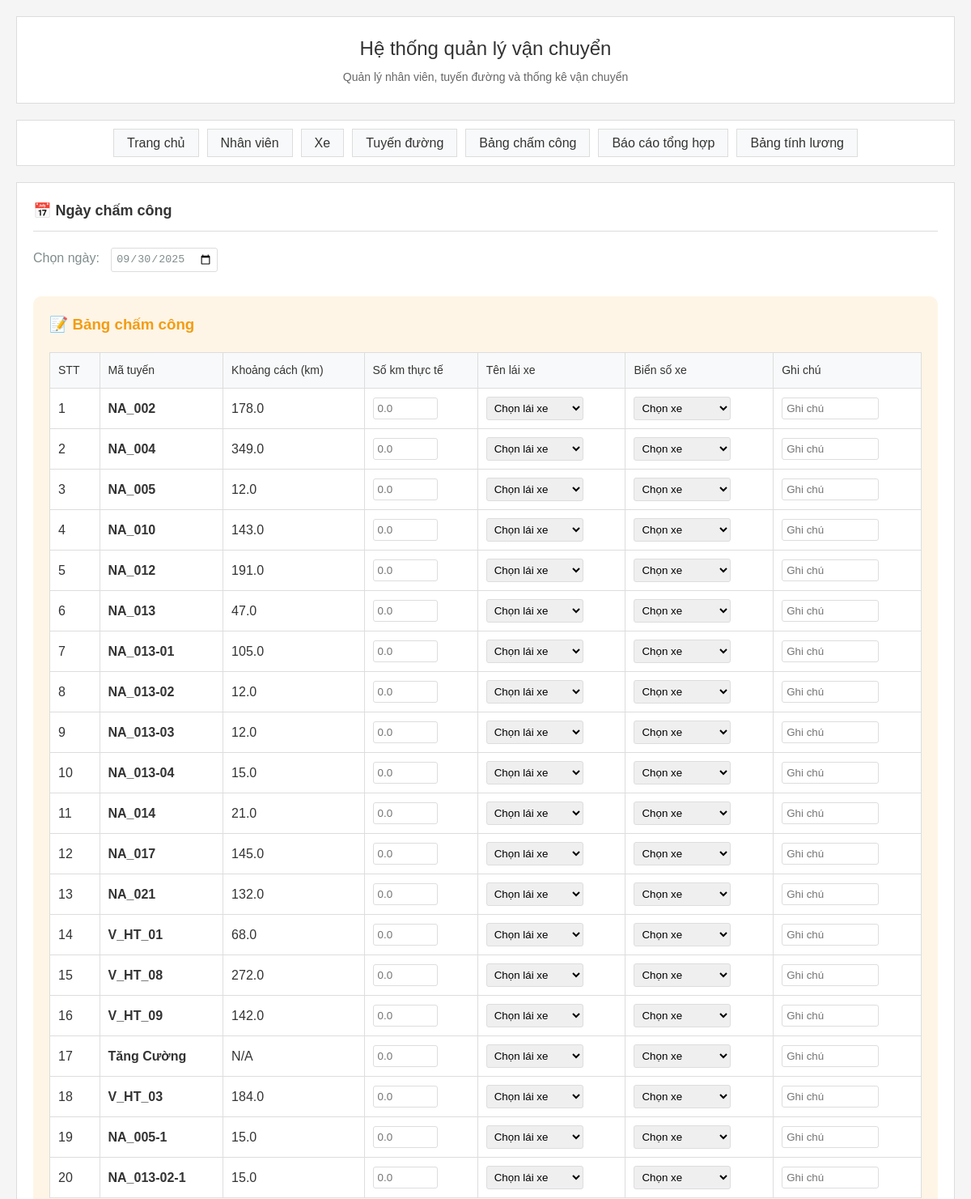
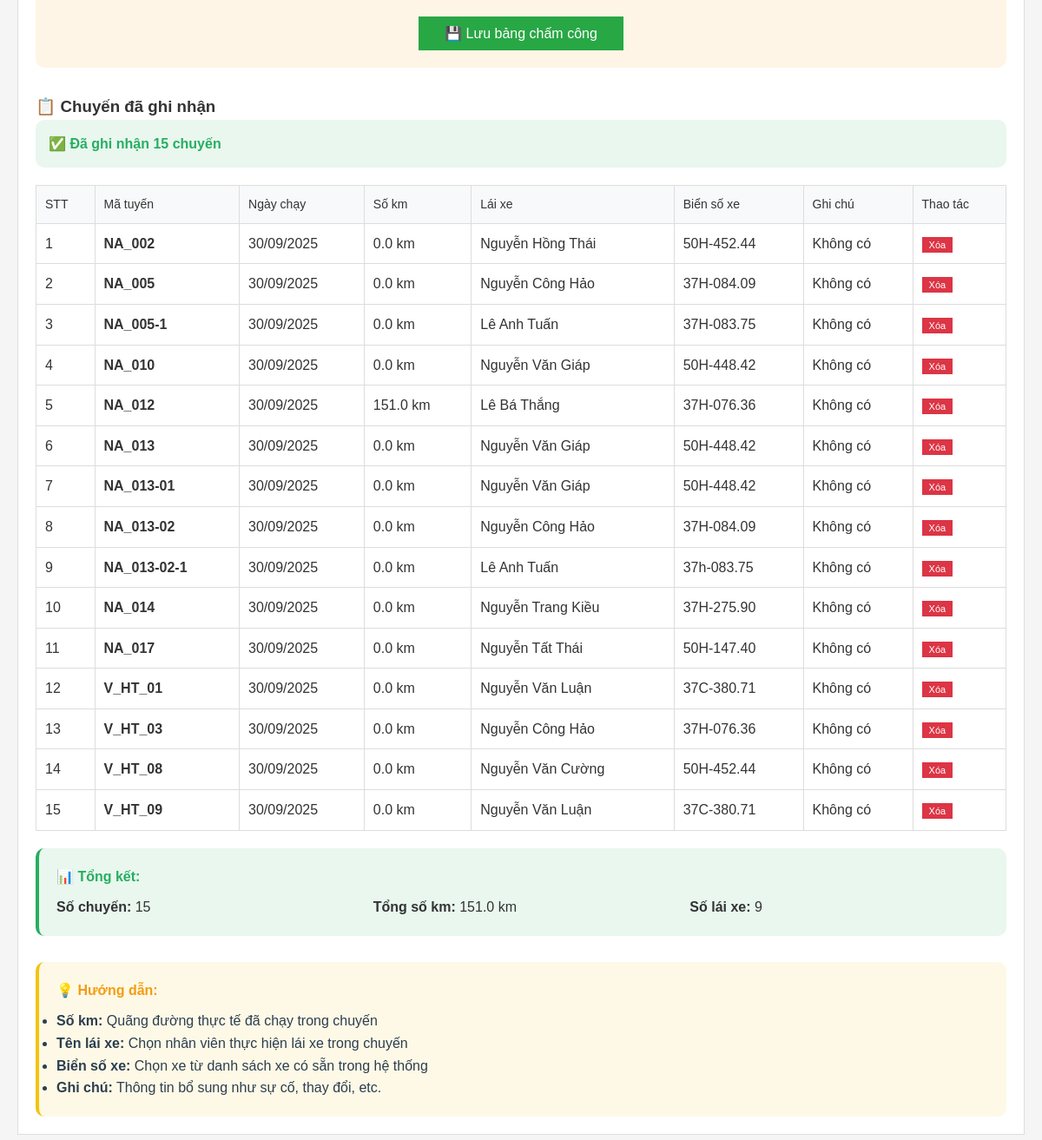
The app's page /daily with its own data (2 pictures, top to bottom).
### main.py (models this page shows)
class Route(Base):
    __tablename__ = "routes"
    id = Column(Integer, primary_key=True, index=True)
    route_code = Column(String, nullable=False)  # NA_002, NA_004, etc.
    route_name = Column(String, nullable=False)
    distance = Column(Float)  # KM/Chuyến
    unit_price = Column(Float)  # Đơn giá
    monthly_salary = Column(Float)  # Lương tuyến/tháng
    vehicle_id = Column(Integer, ForeignKey("vehicles.id"), nullable=True)
    is_active = Column(Integer, default=1)
    status = Column(Integer, default=1)  # 1: Active, 0: Inactive
    created_at = Column(DateTime, default=datetime.utcnow)
    vehicle = relationship("Vehicle", back_populates="routes")
    daily_routes = relationship("DailyRoute", back_populates="route")

class DailyRoute(Base):
    __tablename__ = "daily_routes"
    id = Column(Integer, primary_key=True, index=True)
    route_id = Column(Integer, ForeignKey("routes.id"))
    date = Column(Date, nullable=False)
    distance_km = Column(Float, default=0)  # Số km
    cargo_weight = Column(Float, default=0)  # Tải trọng
    driver_name = Column(String)  # Tên lái xe
    license_plate = Column(String)  # Biển số xe
    employee_name = Column(String)  # Tên nhân viên
    notes = Column(String)
    created_at = Column(DateTime, default=datetime.utcnow)
    route = relationship("Route", back_populates="daily_routes")

### main.py (the view)
@app.get("/daily", response_class=HTMLResponse)
async def daily_page(request: Request, db: Session = Depends(get_db), selected_date: Optional[str] = None):
    routes = db.query(Route).filter(Route.is_active == 1, Route.status == 1).all()
    employees = db.query(Employee).filter(Employee.status == 1).all()
    vehicles = db.query(Vehicle).filter(Vehicle.status == 1).all()
    today = date.today()
    print(f"DEBUG: selected_date parameter = {selected_date}")
    if selected_date:
        try:
            filter_date = datetime.strptime(selected_date, "%Y-%m-%d").date()
            print(f"DEBUG: Parsed filter_date = {filter_date}")
        except ValueError:
            print(f"DEBUG: Invalid date format, using today")
            filter_date = today
    else:
        print(f"DEBUG: No selected_date, using today")
        filter_date = today
    daily_routes = db.query(DailyRoute).filter(DailyRoute.date == filter_date).order_by(DailyRoute.created_at.desc()).all()
    print(f"DEBUG: Routes count: {len(routes)}")
    print(f"DEBUG: Employees count: {len(employees)}")
    print(f"DEBUG: Vehicles count: {len(vehicles)}")
    print(f"DEBUG: Filter date: {filter_date}")
    print(f"DEBUG: Daily routes count: {len(daily_routes)}")
    if vehicles:
        for v in vehicles:
            print(f"DEBUG: Vehicle: {v.license_plate} (ID: {v.id}, Status: {v.status})")
    else:
        print("DEBUG: No vehicles found!")
        all_vehicles = db.query(Vehicle).all()
        print(f"DEBUG: Total vehicles in DB: {len(all_vehicles)}")
        for v in all_vehicles:
            print(f"DEBUG: All Vehicle: {v.license_plate} (ID: {v.id}, Status: {v.status})")
    return templates.TemplateResponse("daily.html", {
        "request": request,
        "routes": routes,
        "employees": employees,
        "vehicles": vehicles,
        "daily_routes": daily_routes,
        "today": today,
        "selected_date": filter_date.strftime('%Y-%m-%d'),
        "filter_date": filter_date
    })

### templates/daily.html (shortened to what this page needs)
{% extends "base.html" %}
{% block content %}
<h2>📅 Ngày chấm công</h2>
<div style="margin-bottom: 30px;">
    <label for="selected_date" style="color: #7f8c8d; margin-right: 10px;">Chọn ngày:</label>
    <input type="date" id="selected_date" name="selected_date" value="{{ selected_date or today.strftime('%Y-%m-%d') }}"
           style="padding: 5px; border: 1px solid #ddd; border-radius: 3px; color: #7f8c8d;"
           onchange="filterByDate()">
</div>
<div style="background: rgba(243, 156, 18, 0.1); padding: 20px; border-radius: 10px; margin-bottom: 30px;">
    <h3 style="color: #f39c12; margin-bottom: 15px;">📝 Bảng chấm công</h3>
    <form method="post" action="/daily/add" id="dailyForm">
        <table class="table" style="background: white; margin-bottom: 20px;">
            <thead>
                <tr>
                    <th>STT</th>
                    <th>Mã tuyến</th>
                    <th>Khoảng cách (km)</th>
                    <th>Số km thực tế</th>
                    <th>Tên lái xe</th>
                    <th>Biển số xe</th>
                    <th>Ghi chú</th>
                </tr>
            </thead>
            <tbody>
                {% for route in routes %}
                <tr>
                    <td>{{ loop.index }}</td>
                    <td><strong>{{ route.route_code }}</strong></td>
                    <td>{{ route.distance or 'N/A' }}</td>
                    <td>
                        <input type="number"
                               name="distance_km_{{ route.id }}"
                               step="0.1"
                               placeholder="0.0"
                               style="width: 80px; padding: 5px; border: 1px solid #ddd; border-radius: 3px;">
                    </td>
                    <td>
                        <select name="driver_name_{{ route.id }}" style="width: 120px; padding: 5px; border: 1px solid #ddd; border-radius: 3px;">
                            <option value="">Chọn lái xe</option>
                        </select>
                    </td>
                    <td>
                        <select name="license_plate_{{ route.id }}" style="width: 120px; padding: 5px; border: 1px solid #ddd; border-radius: 3px;">
                            <option value="">Chọn xe</option>
                        </select>
                    </td>
                    <td>
                        <input type="text"
                               name="notes_{{ route.id }}"
                               placeholder="Ghi chú"
                               style="width: 120px; padding: 5px; border: 1px solid #ddd; border-radius: 3px;">
                    </td>
                </tr>
                {% endfor %}
            </tbody>
        </table>
        <div style="text-align: center;">
            <button type="submit" class="btn btn-success" style="padding: 10px 30px; font-size: 16px;">
                💾 Lưu bảng chấm công
            </button>
        </div>
    </form>
</div>
<h3>📋 Chuyến đã ghi nhận</h3>
{% if daily_routes %}
<div style="background: rgba(39, 174, 96, 0.1); padding: 15px; border-radius: 10px; margin-bottom: 15px;">
    <p style="margin: 0; color: #27ae60; font-weight: bold;">
        ✅ Đã ghi nhận {{ daily_routes|length }} chuyến
    </p>
</div>
<table class="table">
    <thead>
        <tr>
            <th>STT</th>
            <th>Mã tuyến</th>
            <th>Ngày chạy</th>
            <th>Số km</th>
            <th>Lái xe</th>
            <th>Biển số xe</th>
            <th>Ghi chú</th>
            <th>Thao tác</th>
        </tr>
    </thead>
    <tbody>
        {% for daily_route in daily_routes %}
        <tr>
            <td>{{ loop.index }}</td>
            <td><strong>{{ daily_route.route.route_code }}</strong></td>
            <td>{{ daily_route.date.strftime('%d/%m/%Y') }}</td>
            <td>{{ daily_route.distance_km }} km</td>
            <td>{{ daily_route.driver_name }}</td>
            <td>{{ daily_route.license_plate }}</td>
            <td>{{ daily_route.notes or 'Không có' }}</td>
            <td>
                <button onclick="deleteRoute({{ daily_route.id }})" class="btn btn-sm btn-danger" style="padding: 3px 8px; font-size: 11px;">
                    Xóa
                </button>
            </td>
        </tr>
        {% endfor %}
    </tbody>
</table>
<div style="margin-top: 20px; padding: 20px; background: rgba(39, 174, 96, 0.1); border-radius: 10px; border-left: 4px solid #27ae60;">
    <h4 style="color: #27ae60; margin-bottom: 10px;">📊 Tổng kết:</h4>
    <div style="display: grid; grid-template-columns: repeat(auto-fit, minmax(200px, 1fr)); gap: 20px;">
        <div>
            <strong>Số chuyến:</strong> {{ daily_routes|length }}
        </div>
        <div>
            <strong>Tổng số km:</strong> {{ "{:,.1f}".format(daily_routes|sum(attribute='distance_km')) }} km
        </div>
        <div>
            <strong>Số lái xe:</strong> {{ daily_routes|map(attribute='driver_name')|unique|list|length }}
        </div>
    </div>
</div>
{% else %}
<div style="text-align: center; padding: 40px; color: #7f8c8d;">
    <h3>📅 Chưa có chuyến nào</h3>
    <p>Hãy ghi nhận chuyến đầu tiên bằng form bên trên</p>
</div>
{% endif %}
<div style="margin-top: 30px; padding: 20px; background: rgba(241, 196, 15, 0.1); border-radius: 10px; border-left: 4px solid #f1c40f;">
    <h4 style="color: #f39c12; margin-bottom: 10px;">💡 Hướng dẫn:</h4>
    <ul style="color: #2c3e50; line-height: 1.6;">
        <li><strong>Số km:</strong> Quãng đường thực tế đã chạy trong chuyến</li>
        <li><strong>Tên lái xe:</strong> Chọn nhân viên thực hiện lái xe trong chuyến</li>
        <li><strong>Biển số xe:</strong> Chọn xe từ danh sách xe có sẵn trong hệ thống</li>
        <li><strong>Ghi chú:</strong> Thông tin bổ sung như sự cố, thay đổi, etc.</li>
    </ul>
</div>
{% endblock %}

### static/style.css (style rules this page uses)
* { margin: 0; padding: 0; box-sizing: border-box; }
body { font-family: Arial, sans-serif; background-color: #f5f5f5; color: #333; line-height: 1.6; }
.content h2 { color: #333; margin-bottom: 20px; font-size: 18px; border-bottom: 1px solid #ddd; padding-bottom: 10px; }
.btn { background: #007bff; color: white; padding: 8px 16px; border: none; font-size: 14px; cursor: pointer; transition: background-color 0.2s; }
.btn-success { background: #28a745; }
.btn-danger { background: #dc3545; }
.table { width: 100%; border-collapse: collapse; margin-top: 20px; background: white; border: 1px solid #ddd; }
.table th, .table td { padding: 10px; text-align: left; border-bottom: 1px solid #ddd; border-right: 1px solid #ddd; }
.table th { background: #f8f9fa; color: #333; font-weight: normal; font-size: 14px; }

### records on screen
Route: route_code "NA_002", distance "178.0"
Route: route_code "NA_004", distance "349.0"
Route: route_code "NA_005", distance "12.0"
Route: route_code "NA_010", distance "143.0"
Route: route_code "NA_012", distance "191.0"
Route: route_code "NA_013", distance "47.0"
Route: route_code "NA_013-01", distance "105.0"
Route: route_code "NA_013-02", distance "12.0"
Route: route_code "NA_013-03", distance "12.0"
Route: route_code "NA_013-04", distance "15.0"
Route: route_code "NA_014", distance "21.0"
Route: route_code "NA_017", distance "145.0"
Route: route_code "NA_021", distance "132.0"
Route: route_code "V_HT_01", distance "68.0"
Route: route_code "V_HT_08", distance "272.0"
Route: route_code "V_HT_09", distance "142.0"
Route: route_code "Tăng Cường", distance "N/A"
Route: route_code "V_HT_03", distance "184.0"
Route: route_code "NA_005-1", distance "15.0"
Route: route_code "NA_013-02-1", distance "15.0"
DailyRoute: route.route_code "NA_002", date "30/09/2025", distance_km "0.0", driver_name "Nguyễn Hồng Thái", license_plate "50H-452.44", notes "Không có"
DailyRoute: route.route_code "NA_005", date "30/09/2025", distance_km "0.0", driver_name "Nguyễn Công Hảo", license_plate "37H-084.09", notes "Không có"
DailyRoute: route.route_code "NA_005-1", date "30/09/2025", distance_km "0.0", driver_name "Lê Anh Tuấn", license_plate "37H-083.75", notes "Không có"
DailyRoute: route.route_code "NA_010", date "30/09/2025", distance_km "0.0", driver_name "Nguyễn Văn Giáp", license_plate "50H-448.42", notes "Không có"
DailyRoute: route.route_code "NA_012", date "30/09/2025", distance_km "151.0", driver_name "Lê Bá Thắng", license_plate "37H-076.36", notes "Không có"
DailyRoute: route.route_code "NA_013", date "30/09/2025", distance_km "0.0", driver_name "Nguyễn Văn Giáp", license_plate "50H-448.42", notes "Không có"
DailyRoute: route.route_code "NA_013-01", date "30/09/2025", distance_km "0.0", driver_name "Nguyễn Văn Giáp", license_plate "50H-448.42", notes "Không có"
DailyRoute: route.route_code "NA_013-02", date "30/09/2025", distance_km "0.0", driver_name "Nguyễn Công Hảo", license_plate "37H-084.09", notes "Không có"
DailyRoute: route.route_code "NA_013-02-1", date "30/09/2025", distance_km "0.0", driver_name "Lê Anh Tuấn", license_plate "37h-083.75", notes "Không có"
DailyRoute: route.route_code "NA_014", date "30/09/2025", distance_km "0.0", driver_name "Nguyễn Trang Kiều", license_plate "37H-275.90", notes "Không có"
DailyRoute: route.route_code "NA_017", date "30/09/2025", distance_km "0.0", driver_name "Nguyễn Tất Thái", license_plate "50H-147.40", notes "Không có"
DailyRoute: route.route_code "V_HT_01", date "30/09/2025", distance_km "0.0", driver_name "Nguyễn Văn Luận", license_plate "37C-380.71", notes "Không có"
DailyRoute: route.route_code "V_HT_03", date "30/09/2025", distance_km "0.0", driver_name "Nguyễn Công Hảo", license_plate "37H-076.36", notes "Không có"
DailyRoute: route.route_code "V_HT_08", date "30/09/2025", distance_km "0.0", driver_name "Nguyễn Văn Cường", license_plate "50H-452.44", notes "Không có"
DailyRoute: route.route_code "V_HT_09", date "30/09/2025", distance_km "0.0", driver_name "Nguyễn Văn Luận", license_plate "37C-380.71", notes "Không có"

### other values on screen
{{ daily_routes|length }} "15"
{{ "{:,.1f}".format(daily_routes|sum(attribute='distance_km')) }} "151.0"
{{ daily_routes|map(attribute='driver_name')|unique|list|length }} "9"
